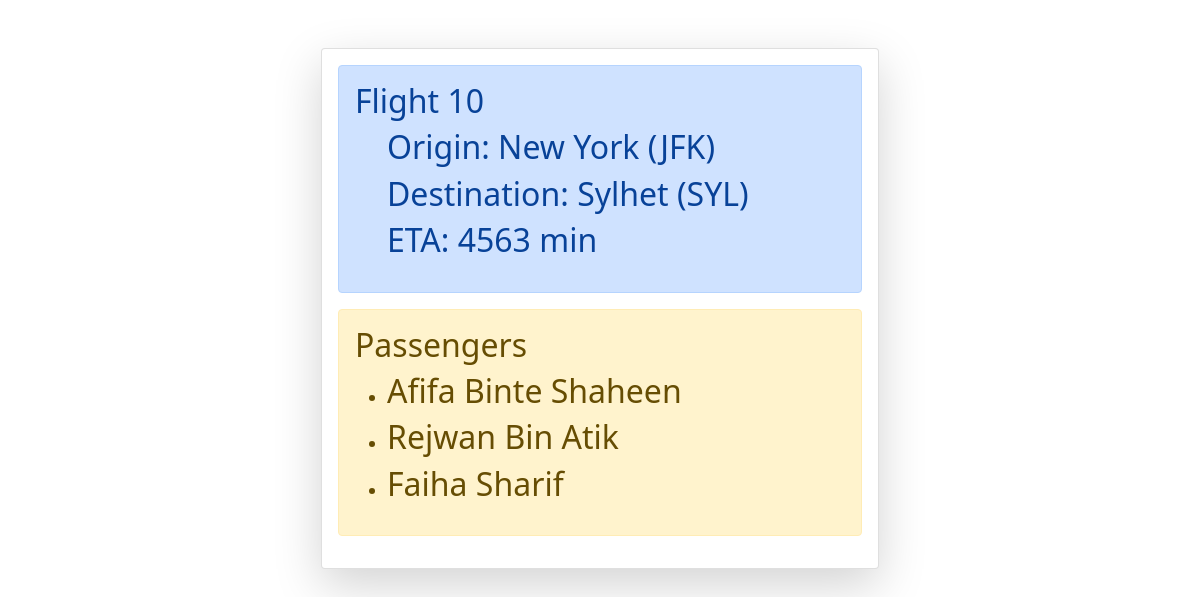
Screenshot of /flights/10/ with the database file from the repository.
### flights/models.py (models this page shows, shortened)
class Flight(models.Model):
    origin = models.ForeignKey(Airport, on_delete = models.CASCADE, related_name="departures")
    destination = models.ForeignKey(Airport, on_delete = models.CASCADE, related_name="arrivals")
    duration = models.IntegerField()

class Airport(models.Model):
    code = models.CharField(max_length = 3)
    city = models.CharField(max_length = 65)
    def __str__(self):
        return f"{self.city} ({self.code})"

class Passenger(models.Model):
    first = models.CharField(max_length = 65)
    last = models.CharField(max_length = 65)
    flight = models.ManyToManyField(Flight, blank=True, related_name="passengers")
    def __str__(self):
        return f"{self.first} {self.last}"

### flights/views.py (the view)
# urls.py: path("<int:pk>/", views.detail, name = 'detail')
def detail(request, pk):
    flight = Flight.objects.get(id = pk)
    context = {
        "ID": pk,
        "flights" : Flight.objects.all(),
        "flight" : flight,
        "passengers" : Passenger.objects.all(),
        "pass" : flight.passengers.all()
    }
    return render(request, "flights/detail.html", context = context)

### flights/templates/flights/detail.html
{% extends "flights/layout.html"%} {% block content %}
<div class="container mt-5">
  <div class="col-6 mx-auto card p-3 shadow-lg">
    <div class="alert alert-primary">
      <strong>
        <h2>Flight {{flight.id}}</h2>
        <ul>
          <h2>Origin: {{flight.origin}}</h2>
          <h2>Destination: {{flight.destination}}</h2>
          <h2>ETA: {{flight.duration}} min</h2>
        </ul>
      </strong>
    </div>
    <div class="alert alert-warning">
      <strong>
        <h2>Passengers</h2>
        <ul>
          {% for passenger in pass %}
          <li><h2>{{passenger}}</h2></li>
          {% empty %}
          <li><h2>No Passenger</h2></li>
          {% endfor %}
        </ul>
      </strong>
    </div>
  </div>
</div>
{% endblock %}

### rows the page displays
Flight: id "10", origin "New York (JFK)", destination "Sylhet (SYL)", duration "4563"
Passenger: first+last "Afifa Binte Shaheen"
Passenger: first+last "Rejwan Bin Atik"
Passenger: first+last "Faiha Sharif"
